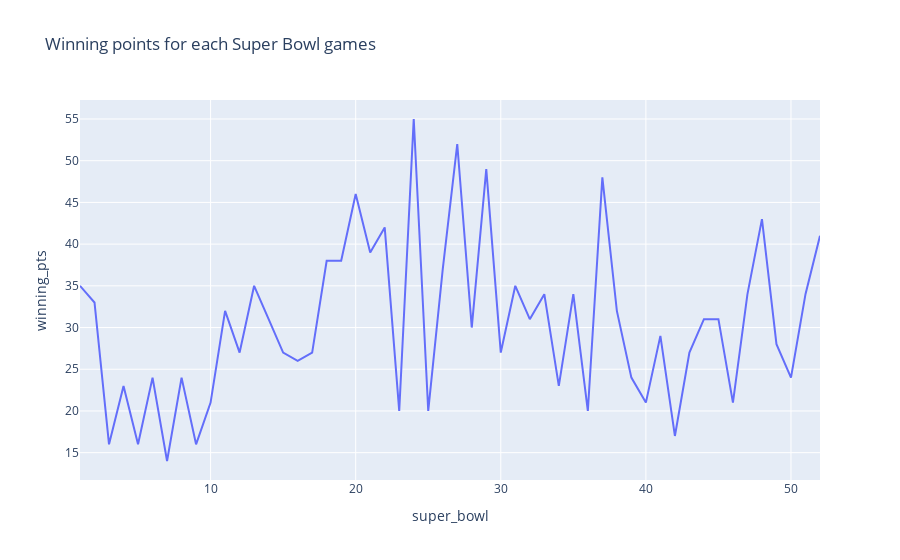

Notebook source saved alongside this figure:
### Markdown cell above
## 13. winning points for each Super Bowl games

### Code cell
fig2 = px.line(super_bowls,x="super_bowl",y= "winning_pts",title="Winning points for each Super Bowl games")
fig2.show()

### Figure 1 — Plotly figure (JSON) as saved in the notebook; plotly's stock layout.template omitted (floating-point values rounded to 4 significant figures)
{"data": [{"hovertemplate": "super_bowl=%{x}<br>winning_pts=%{y}<extra></extra>", "legendgroup": "", "line": {"color": "#636efa", "dash": "solid"}, "marker": {"symbol": "circle"}, "mode": "lines", "name": "", "orientation": "v", "showlegend": false, "type": "scatter", "x": [52, 51, 50, 49, 48, 47, 46, 45, 44, 43, 42, 41, 40, 39, 38, 37, 36, 35, 34, 33, 32, 31, 30, 29, 28, 27, 26, 25, 24, 23, 22, 21, 20, 19, 18, 17, 16, 15, 14, 13, 12, 11, 10, 9, 8, 7, 6, 5, 4, 3, 2, 1], "xaxis": "x", "y": [41, 34, 24, 28, 43, 34, 21, 31, 31, 27, 17, 29, 21, 24, 32, 48, 20, 34, 23, 34, 31, 35, 27, 49, 30, 52, 37, 20, 55, 20, 42, 39, 46, 38, 38, 27, 26, 27, 31, 35, 27, 32, 21, 16, 24, 14, 24, 16, 23, 16, 33, 35], "yaxis": "y"}], "layout": {"legend": {"tracegroupgap": 0}, "title": {"text": "Winning points for each Super Bowl games"}, "xaxis": {"anchor": "y", "domain": [0, 1], "title": {"text": "super_bowl"}}, "yaxis": {"anchor": "x", "domain": [0, 1], "title": {"text": "winning_pts"}}}}
